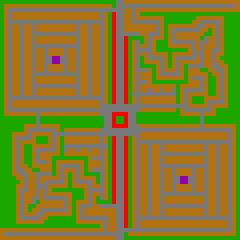
#> input picture mixedmap.png, 60 x 60 px (shown 4 times larger)
$ python sim_test.py
#> lines starting #> are read from the running program, lines starting #| are printed output that depends on the picture
#> further down, im is the input picture: PIL image 60x60 RGB; mean R, G, B 130.8, 124.4, 46.1
### world.py
import numpy as np
import matplotlib.pyplot as plt
import matplotlib.patches as patches
from matplotlib import animation
from PIL import Image
import time
import names


class World:
    def __init__(self, in_map,
                 num_inhabitants = 500,
                 worker_ratio = 0.5,
                 day_length = 500,
                 work_length_factor = 0.3,
                 workend_common_chance = 0.05,
                 home_common_chance = 0.005,
                 infection_chance = 0.1,
                 initial_infected = 10,
                 infection_length = 2,
                 object_infection_modifiers = None,
                 infected_stay_home_chance = 0.1,
                 disease_health_impact = 3,
                 allow_natural_deaths = True,
                 life_expectancy = 21,
                 rebirth_chance = 0,
                 allow_rebirths = False):

        """ Initialize the world and all parameters, generate the map and
        initialize the inhabitants

        Keyword arguments:
        num_inhabitants -- number of actors in the simulation (default 500)
        worker_ratio -- chance that an actor will be an active worker at the start (default 0.5)
        day_length -- length of days in simulation frames (default 500)
        work_length_factor -- fraction of day that defines the length between work start and work end (default 0.3)
        workend_common_chance -- chance that any actor will stop by a commonarea after they leave work (default 0.05)
        home_common_chance -- chance every frame that a non active-worker
                              will go to a commonarea during the day (default 0.005)
        infection_chance -- infection chance if an actor spends one entire day in the same area as an infected actor
                            (the chance is divided by number of frames in a day and applied per frame) (default 0.1)
        initial_infected -- infected actors at the start of the simulation (default = 10)
        infection_length -- length of infection in days (default 2)
        object_infection_modifiers -- dictionary containing modifiers for infection rate in each object type
                                      if None, all are set to 1 (default None)
        infected_stay_at_home_chance -- the chance that an infected person will decide to go into isolation on
                                        the beginning of each day and stay there until they are healthy
        disease_health_impact -- the health effect having the disease will have on an infected person
                                 see the 'death chance' method on the Person object for details
        allow_natural_deaths -- whether or not people can die even if they are not infected
        life_expectancy -- approximately how long the people in the sim can expect to live
        rebirth_chance -- chance each day that a dead person can be reborn, multiplied with the fraction of people that
                          are currently dead
        """
#> called with num_inhabitants = 2000, worker_ratio = 0.5, day_length = 700, work_length_factor = 0.3, workend_common_chance = 0.03, home_common_chance = 0.005, infection_chance = 0.15, initial_infected = 10

        in_map = in_map[::-1]
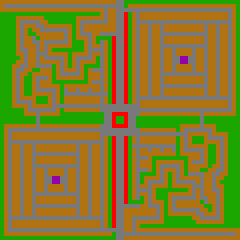
#> in_map: shape (60, 60, 3) (shown 4 times larger); mean of channels 0, 1, 2 130.8, 124.4, 46.1; drawn as R, G, B
        self._image_map = in_map

        self._worker_ratio = worker_ratio
        self._global_time = 0
        self._day_length = day_length
        self._work_length = int(work_length_factor*day_length)
        self._workend_common_chance = workend_common_chance
        self._home_common_chance = home_common_chance
        self._infection_chance = infection_chance
        self._infection_chance_per_frame = infection_chance/day_length
        self._initial_infected = initial_infected
        self._infection_length_days = infection_length
        self._infection_length_frames = infection_length*day_length
        self._infected_stay_home_chance = infected_stay_home_chance
        self._disease_health_impact = disease_health_impact
        self._allow_natural_deaths = allow_natural_deaths
        self._life_expectancy = life_expectancy
        self._rebirth_chance = rebirth_chance
        self._allow_rebirths = allow_rebirths
        self._tot_dead = 0

        if object_infection_modifiers is None:
            object_infection_modifiers = {}
            object_infection_modifiers["park"] = 1
            object_infection_modifiers["road"] = 1
            object_infection_modifiers["house"] = 1
            object_infection_modifiers["work"] = 1
            object_infection_modifiers["common"] = 1
        self._object_infection_modifiers = object_infection_modifiers

        self._map_define_types = ["p", "r", "h", "w", "c"]
        self._map_define_colors = np.array([[28,167,0], # park, green
                                            [121,121,121], # road, grey
                                            [177,115,18], # home, brown
                                            [255,81,65], # work, tomatored
                                            [149,0,167]]) # common area, purple

        self.generate_map(in_map)
        self._num_actors = num_inhabitants
        self.initialize_inhabitans()


    def generate_map(self, in_map):
        """ Load the map and create all the map objects """
        print("Generating map...")
        self._map = []
        self._world_size = [len(in_map), len(in_map[0])]
#> self._world_size = [60, 60]
        self._road_list = []
        self._house_list = []
        self._workplace_list = []
        self._park_list = []
        self._commonarea_list = []
        self._actors_list = []

        s = ""
        for i, line in enumerate(in_map):
            self._map.append([])
            if len(line) > self._world_size[1]:
                self._world_size[1] = len(line)

            for j, color in enumerate(line):
                progress = (i*self._world_size[1] + j)/(in_map.size/3)*100
                s = f"{progress:3.1f}%    "
                print(s, end = "\r")
                y = i
                x = j

                dists = self._map_define_colors - color
                dists_norm = np.zeros(len(dists))
                for k, dist in enumerate(dists):
                    length = np.linalg.norm(dist)
                    dists_norm[k] = length

                argmin = dists_norm.argmin()
                char = self._map_define_types[argmin]

                if char == "r":
                    inf_mod = self._object_infection_modifiers["road"]
                    new_object = Road(x, y, infection_chance_modifier = inf_mod)
                    self._road_list.append(new_object)
                elif char == "h":
                    inf_mod = self._object_infection_modifiers["house"]
                    new_object = House(x, y, infection_chance_modifier = inf_mod)
                    self._house_list.append(new_object)
                elif char == "w":
                    inf_mod = self._object_infection_modifiers["work"]
                    new_object = Work(x, y, infection_chance_modifier = inf_mod)
                    self._workplace_list.append(new_object)
                elif char == "p":
                    inf_mod = self._object_infection_modifiers["park"]
                    new_object = Park(x, y, infection_chance_modifier = inf_mod)
                    self._park_list.append(new_object)
                elif char == "c":
                    inf_mod = self._object_infection_modifiers["common"]
                    new_object = CommonArea(x, y, infection_chance_modifier = inf_mod)
                    self._commonarea_list.append(new_object)
                else:
                    raise ValueError(f"Unknown map object")

                self._map[i].append(new_object)
#> this loop made 60 passes
#> (printed output is left out)

        self._map = np.array(self._map)

        print(f"Number of houses = {len(self._house_list)}")

        print(" "*len(s), end = "\r")
        print("100%")

        print("Calculating road connections...")
        for row in self._map:
            for item in row:
                item.set_roadconnections(self._map, self._world_size)

                if isinstance(item, House) or isinstance(item, Work):
                    if len(item.roadconnections) == 0:
                        print(f"House/workplace at position {item.position} has no road connections")
#> this loop made 60 passes


    def initialize_inhabitans(self):
        """ Generate all the inhabitants, and set them to workers with the
        chance as defined in world initialization
        """
        print("Initializing actors...")

        self._actor_positions = []
        self._actor_plotpositions = []
        self._actor_params = []

        work_rolls = np.random.random(size = self._num_actors)
        workplace_distances = np.zeros(len(self._workplace_list))

        s = ""
        for i in range(self._num_actors):
            if i%10 == 0:
                s = f"{i/self._num_actors*100:3.1f}%     "
                print(s, end = "\r")

            if i < len(self._house_list) and self._num_actors >= len(self._house_list):
                house = self._house_list[i]
            else:
                house = np.random.choice(self._house_list)

            new_person = Person(house.position[0], house.position[1], house, self._map, self._day_length, self._life_expectancy)

            for j, workplace in enumerate(self._workplace_list):
                workplace_distances[j] = np.linalg.norm(new_person.position - workplace.position)

            workplace_distances_inv = np.max(workplace_distances) - workplace_distances
            workplace_chances = workplace_distances_inv/np.sum(workplace_distances_inv)

            workplace = np.random.choice(self._workplace_list, p = workplace_chances)
            new_person.set_workplace(self._map, workplace)
            if work_rolls[i] < self._worker_ratio:
                new_person.set_param("active_worker", True)
            new_person.set_param("age", np.random.randint(int(self._life_expectancy - 1)))
            new_person.set_preferred_commonarea(self._commonarea_list)
            new_person.set_param("allow_natural_deaths", self._allow_natural_deaths)
            house.add_dweller(new_person)
            self._actors_list.append(new_person)
            self._actor_positions.append(new_person.position)
            self._actor_plotpositions.append(new_person.plotpos)
            self._actor_params.append(new_person.params)

        initial_infect_inds = np.random.choice(np.arange(self._num_actors), self._initial_infected, replace = False)

        for i in initial_infect_inds:
            actor = self._actors_list[i]
            actor.set_param("age", 0)
            actor.set_infected(infection_length = self._infection_length_frames,
                               health_impact = self._disease_health_impact)
            self._actor_params[i] = actor.params

        print(" "*len(s), end = "\r")
        print("100%")

        self._actor_positions = np.array(self._actor_positions, dtype=np.float64)
        self._actor_plotpositions = np.array(self._actor_plotpositions, dtype=np.float64)
        self._actor_params = np.array(self._actor_params)
        self._recovered_stats = np.zeros((self._num_actors, 2))


    # [222 lines left out: functions birth_new, frame_forward, _normal_actor_behaviour, _stay_home_behaviour, set_behaviors, set_behaviors_conditional and 2 more, not called in this run]


    def get_actor_positions(self):
        return self._actor_positions.copy()


    def get_actor_plotpositions(self):
        return self._actor_plotpositions.copy()


    def set_infection_chance(self, chance):
        self._infection_chance = chance
        self._infection_chance_per_frame = chance/self.day_length


    # [4 lines left out: function set_infection_health_impact, not called in this run]


    def set_infected_stay_home_chance(self, chance):
        self._infected_stay_home_chance = chance


    def get_actor_params(self):
        return self._actor_params.copy()


    def get_actors(self):
        return self._actors_list


    def get_map(self):
        return self._map


    # [19 lines left out: functions get_actor_states_num, get_states_and_colors, not called in this run]


    def get_recovered_stats(self):
        return self._recovered_stats[self._recovered_stats[:,1] != 0]


    # [55 lines left out: functions reset, plot_world, not called in this run]


    @property
    def global_time(self):
        return self._global_time

    @property
    def day_length(self):
        return self._day_length

    @property
    def infection_chance(self):
        return self._infection_chance

    @property
    def disease_health_impact(self):
        return self._disease_health_impact

    @property
    def infected_stay_home_chance(self):
        return self._infected_stay_home_chance


class MapObject:
    """ Superclass for objects on the map """
    def __init__(self, x, y, infection_chance_modifier = 1):
        self._params = {} # plot params
        self._params["x-size"] = 1
        self._params["y-size"] = 1
        self._roadconnections = [] # list of tuples that point to adjacent roads in (x, y) format
        self._x = x
        self._y = y
        self._infection_chance_modifier = infection_chance_modifier

        self.camefrom = None # used for pathfinding
        self.gscore = np.inf # used for pathfinding
        self.fscore = np.inf # used for pathfinding

        self._contained_actors = []
        self.infection_occurences = 0


    def add_actor(self, actor):
        """ Add an actor to the ones within this object """
        if actor not in self._contained_actors:
            self._contained_actors.append(actor)


    # [4 lines left out: function remove_actor, not called in this run]


    def set_roadconnections(self, map_, world_size):
        """ finds and stores all roadconnections from this object in (x,y) format """
        if self._x > 0:
            other = map_[self._y, self._x - 1]
            if isinstance(other, Road):
                self.add_roadconnection((-1, 0))
                other.add_roadconnection((1, 0))
            if self._y > 0:
                other = map_[self._y - 1, self._x - 1]
                if isinstance(other, Road):
                    self.add_roadconnection((-1, -1))
                    other.add_roadconnection((1, 1))
            if self._y < world_size[0] - 1:
                other = map_[self._y + 1, self._x - 1]
                if isinstance(other, Road):
                    self.add_roadconnection((-1, 1))
                    other.add_roadconnection((1, -1))

        if self._x < world_size[1] - 1:
            other = map_[self._y, self._x + 1]
            if isinstance(other, Road):
                self.add_roadconnection((1, 0))
                other.add_roadconnection((-1, 0))
            if self._y > 0:
                other = map_[self._y - 1, self._x + 1]
                if isinstance(other, Road):
                    self.add_roadconnection((1, -1))
                    other.add_roadconnection((-1, 1))
            if self._y < world_size[0] - 1:
                other = map_[self._y + 1, self._x + 1]
                if isinstance(other, Road):
                    self.add_roadconnection((1, 1))
                    other.add_roadconnection((-1, -1))

        if self._y > 0:
            other = map_[self._y - 1, self._x]
            if isinstance(other, Road):
                self.add_roadconnection((0, -1))
                other.add_roadconnection((0, 1))
        if self._y < world_size[0] - 1:
            other = map_[self._y + 1, self._x]
            if isinstance(other, Road):
                self.add_roadconnection((0, 1))
                other.add_roadconnection((0, -1))


    def add_roadconnection(self, direction):
        if not self.has_roadconnection(direction):
            self._roadconnections.append(direction)


    def has_roadconnection(self, direction):
        """ True/False whether or not the object has the given road connection
        """
        if direction in self._roadconnections:
            return True
        else:
            return False


    def reset(self):
        self.infection_occurences = 0


    @property
    def position(self):
        """ return position as (x, y) format """
        return np.array((self._x, self._y))

    @property
    def roadconnections(self):
        return self._roadconnections

    @property
    def contained_actors(self):
        return self._contained_actors

    @property
    def infection_chance_modifier(self):
        return self._infection_chance_modifier


class House(MapObject):
    def __init__(self, x, y, infection_chance_modifier = 1):
        super().__init__(x, y, infection_chance_modifier)
        self._N = 0
        self._dwellers = []


    def add_dweller(self, actor):
        self._dwellers.append(actor)
        self._N += 1


    def remove_dweller(self, actor):
        self._dwellers.remove(actor)
        self.remove_actor(actor)


    def get_dwellers(self):
        return self._dwellers


    def __str__(self):
        return f"H {self.position}"


    # [6 lines left out: function plot_params, not called in this run]


    @property
    def N(self):
        return self._N


class Road(MapObject):
    def __str__(self):
        return f"R {self.position}"


    # [6 lines left out: function plot_params, not called in this run]


class Work(MapObject):
    def __str__(self):
        return f"W {self.position}"


    # [6 lines left out: function plot_params, not called in this run]


class Park(MapObject):
    def __str__(self):
        return f"P {self.position}"


    # [6 lines left out: function plot_params, not called in this run]


class CommonArea(MapObject):
    def __str__(self):
        return f"C {self.position}"


    # [6 lines left out: function plot_params, not called in this run]


class Actor:
    """ Superclass for map actors """
    def __init__(self, xhome, yhome, homeplace, map_, day_length, image_map = None):
        self._homeplace = homeplace
        self._xhome = xhome
        self._yhome = yhome
        self._workplace = None
        self._workpath = None
        self._xwork = None
        self._ywork = None
        self._params = {} # parameters
        self._x = self._xhome
        self._y = self._yhome
        self._current_container = homeplace
        self._name = None
        self._map = map_
        self._stored_paths = []
        self._stored_paths_usage = []
        self._preffered_commonarea = None
        self._day_length = day_length

        self._common_timer_max = 100
        self._common_timer = 0

        self._status = "idle"
        self._image_map = image_map

        self._plotpos_modifier = (np.random.random(size=2)-0.5)/3
        homeplace.add_actor(self)

        self._init_params()


    # [173 lines left out: functions reset, set_workplace, set_preferred_commonarea, set_motion, step_values, frame_forward, not called in this run]


    def set_color(self, color):
        self._params["color"] = color


    # [136 lines left out: functions _h, _reconstruct_path, find_path, _init_params, set_param, increase_param and 3 more, not called in this run]


    @property
    def preffered_commonarea(self):
        return self._preffered_commonarea

    # [22 lines left out: functions is_home, current_path_goal, position, plotpos, not called in this run]

    @property
    def status(self):
        return self._status

    @property
    def homeplace(self):
        return self._homeplace

    @property
    def workplace(self):
        return self._workplace

    @property
    def workpath(self):
        return self._workpath

    @property
    def params(self):
        return self._params.copy()

    @property
    def current_container(self):
        return self._current_container


class Person(Actor):
    def __init__(self, xhome, yhome, homeplace, map_, day_length, exp_lifespan, image_map = None):
        super().__init__(xhome, yhome, homeplace, map_, day_length, image_map)
        self._name = names.get_full_name()
        self._expected_lifespan = exp_lifespan


    def _init_params(self):
        self._params["color"] = "c"
        # [6 lines of commented-out code are left out]
        self._params["infection_status"] = 0
        self._params["infection_chance_modifier"] = 1 # multiplied with the infection chance of the current area the person is in
                                                      # applies for infecting _other_ people
        self._params["active_worker"] = False
        self._params["basic_speed"] = 0.45

        self._params["behavior"] = "normal"
        self._params["infection_isolating"] = False # if True the person will almost always stay at home
        self._params["infected_others"] = 0
        self._params["became_immune"] = 0
        self._params["died"] = 0
        self._params["age"] = 0
        self._params["base_health"] = 5
        self._params["health_modifiers"] = {}
        self._params["allow_natural_deaths"] = True
        self._death_plotpos_offset = (np.random.random(size=2)-0.5)/3
        self._infection_duration = 0
        d = 10 # used for the lifespan calculation, can be tuned
        self._lifespan_a = 5*d/(1 - d)


    # [42 lines left out: functions frame_forward, set_infected, not called in this run]


    def __str__(self):
        return self._name


    # [62 lines left out: functions set_disease_health_impact, plotpos, death_chance, age_health_multiplier, health, not called in this run]

### sim_test.py
import numpy as np
import matplotlib.pyplot as plt
from matplotlib import animation, cm
from PIL import Image
import time
from world import World
import seaborn as sns
import time

fps = 30
max_frames = 35000
num_inhabitants = 2000
day_length = 700
worker_ratio = 0.5
work_length_factor = 0.3
workend_common_chance = 0.03
home_common_chance = 0.005
infection_chance = 0.15
infection_length = 7
save_anim = True
anim_skipframes = 5

sim_name = "fullmixed"

im = Image.open("mixedmap.png")

object_infection_modifiers = {}
object_infection_modifiers["park"] = 1
object_infection_modifiers["road"] = 4
object_infection_modifiers["house"] = 3
object_infection_modifiers["work"] = 1.2
object_infection_modifiers["common"] = 1.5

world = World(np.array(im),
              num_inhabitants = num_inhabitants,
              worker_ratio = worker_ratio,
              day_length = day_length,
              work_length_factor = work_length_factor,
              workend_common_chance = workend_common_chance,
              home_common_chance = home_common_chance,
              infection_chance = infection_chance,
              infection_length = infection_length,
              object_infection_modifiers = object_infection_modifiers)
#> (the call stopped at in __init__, `self._name = names.get_full_name()`: names is not available in this run)

day_array = np.arange(max_frames + 1)/day_length

position_history = np.zeros((max_frames + 1, num_inhabitants, 2))
#> (the run stopped early here; a loop or call above may not have finished)
